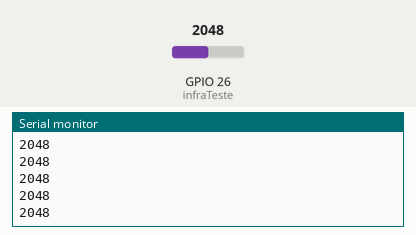
This sketch was run on a simulated ESP32. Parts: the last lines printed to the serial monitor. The test bench sets the inputs (shaded band); at power-on: GPIO 26 (infraTeste) = 2048.

Above: at 1.2 s.
1.3 s: GPIO 26 (infraTeste) set to 2866
At 1.32 s:
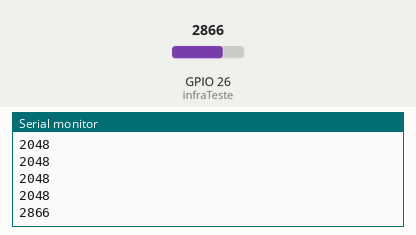
2.8 s: GPIO 26 (infraTeste) set to 3603
At 2.82 s:
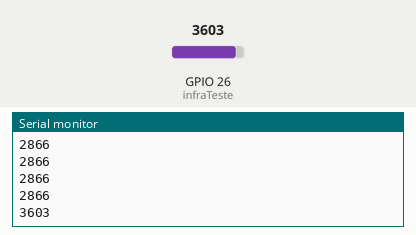
Timing chart, 0 to 5.8 s (numbered marks = the images above; inputs shaded):
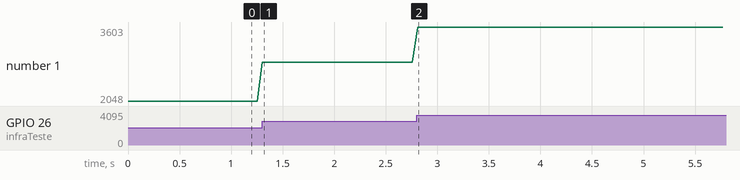

The sketch:

TesteSensoresEsp.ino
```cpp
#include <Arduino.h>

    //infravermelhos
int infraTeste = 26;
//int infra1 = 25;
int leituraInfraTeste = 0;
//int leituraInfra1 = 0;
//int infra2 = 0;
//int infra3 = 0;

   //Configuração pwm da Camis
//const int freq = 30000;
//const int pwmChannel = 0;
//const int pwmChannel2 = 1;
//const int resolution = 8;
//int dutyCycle = 100;
//int cicloTrabalho = 100;

void setup() {

    //setando as saidas
pinMode(infraTeste,INPUT);
//pinMode(infra1,INPUT);

Serial.begin(9600);

}

void loop() {
    //lendo e escrevendo os dados do infra

 leituraInfraTeste = analogRead(infraTeste);
 Serial.println(leituraInfraTeste);

delay(50);

// leituraInfra1 = analogRead(leituraInfra1);
// Serial.println(leituraInfra1);

// delay(1000);

}

// infra da direita ler branco e acionar os dois motores pra frente
```

Measured:
- after the input at 1.3 s, the serial monitor: prints a new line at once (image 1)
- after the input at 2.8 s, the serial monitor: prints a new line at once (image 2)
- plotted number 1: 2048 → 2866 after the input at 1.3 s, 2866 → 3603 after the input at 2.8 s
